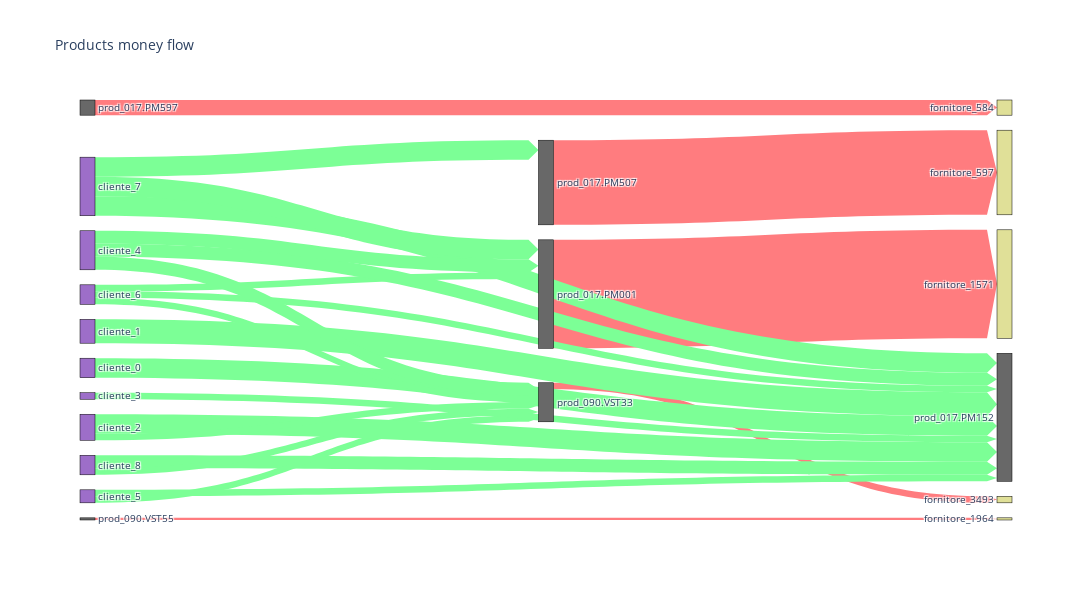

Here is the notebook cell this chart was saved with:
### Code cell
fig = go.Figure(
    data=
    [
      go.Sankey(
        valueformat = ".2%",
        #valuesuffix = "%",
        #arrangement='snap',
        # Define nodes
        node = dict(
          pad = 15,
          thickness = 15,
          line = dict(color = "black", width = 0.5),
          label =  list(entity_dict.keys()),
          color =  entity_colors,
          #align="left",
        ),
        # Add links
        link = dict(
          arrowlen=10,
          source = sources,
          target =  targets,
          value =  values,
          #label =  df_product['label_percentage'].to_list(),
          color =  edge_colors
        )
      )
    ]
)

fig.update_layout(title_text="Products money flow",
                  font_size=10, height=600, width=1500)
fig.write_html('graph_analysis/sankey_product.html')
fig.show()

### Figure 1 — Plotly figure (JSON) as saved in the notebook; plotly's stock layout.template omitted (floating-point values rounded to 4 significant figures)
{"data": [{"link": {"arrowlen": 10, "color": ["#ff7c7f", "#ff7c7f", "#ff7c7f", "#ff7c7f", "#ff7c7f", "#ff7c7f", "#ff7c7f", "#ff7c7f", "#ff7c7f", "#7cff96", "#7cff96", "#7cff96", "#7cff96", "#7cff96", "#7cff96", "#7cff96", "#7cff96", "#7cff96", "#7cff96", "#7cff96", "#7cff96", "#7cff96", "#7cff96", "#7cff96", "#7cff96", "#7cff96", "#7cff96"], "source": [13, 14, 1, 1, 19, 21, 21, 7, 2, 12, 10, 10, 10, 16, 16, 17, 17, 4, 5, 5, 5, 6, 6, 6, 3, 3, 9], "target": [20, 15, 22, 0, 20, 8, 20, 11, 20, 18, 21, 18, 14, 18, 21, 21, 18, 18, 1, 18, 14, 18, 14, 21, 18, 21, 18], "value": [0, 0.5, 0.39, 0, 0.01, 0.03, 0, 0.07, 0, 0.09, 0.03, 0.03, 0.03, 0.06, 0.03, 0.03, 0.03, 0.11, 0.09, 0.09, 0.09, 0.06, 0.06, 0.06, 0.09, 0.03, 0.03]}, "node": {"color": ["#e0e098", "#686868", "#686868", "#9d6ec9", "#9d6ec9", "#9d6ec9", "#9d6ec9", "#686868", "#e0e098", "#9d6ec9", "#9d6ec9", "#e0e098", "#9d6ec9", "#686868", "#686868", "#e0e098", "#9d6ec9", "#9d6ec9", "#686868", "#686868", "#e0e098", "#686868", "#e0e098"], "label": ["fornitore_5624", "prod_017.PM507", "prod_052.MP.VT.POR.TR.45.04", "cliente_2", "cliente_1", "cliente_7", "cliente_4", "prod_017.PM597", "fornitore_3493", "cliente_3", "cliente_6", "fornitore_584", "cliente_0", "prod_045.OB.P1T", "prod_017.PM001", "fornitore_1571", "cliente_8", "cliente_5", "prod_017.PM152", "prod_090.VST55", "fornitore_1964", "prod_090.VST33", "fornitore_597"], "line": {"color": "black", "width": 0.5}, "pad": 15, "thickness": 15}, "type": "sankey", "valueformat": ".2%"}], "layout": {"font": {"size": 10}, "height": 600, "title": {"text": "Products money flow"}, "width": 1500}}
